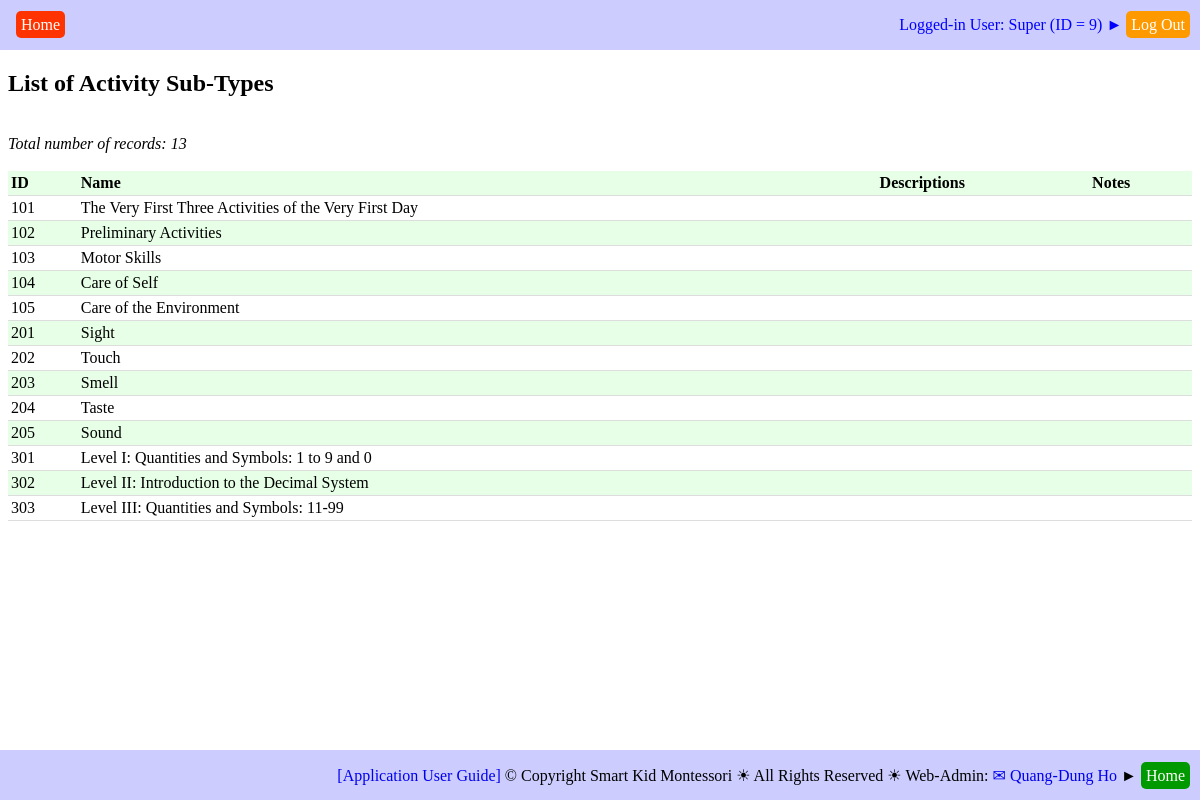
Screenshot of /report_activity_subtypes.php (signed in) with the database file from the repository.
### tables this page shows
CREATE TABLE `web_pages` (
  `PAGE_ID` int(11) NOT NULL,
  `TAG_CLASS` varchar(50) NOT NULL,
  `TYPE` varchar(20) NOT NULL,
  `HREF` varchar(500) NOT NULL,
  `ICON_URL` varchar(500) NOT NULL,
  `TITLE` varchar(200) NOT NULL,
  `TITLE_SHORT` varchar(200) NOT NULL,
  `STATUS` varchar(20) NOT NULL
);

CREATE TABLE `activity_subtypes` (
  `ACT_SUBTYPE_ID` int(11) NOT NULL,
  `ACT_SUBTYPE_NAME` varchar(100) NOT NULL,
  `ACT_SUBTYPE_DESCR` text NOT NULL,
  `ACT_SYBTYPE_NOTES` text NOT NULL
);

### db_operations.php (called while the page is built, shortened)
<?php
require_once("sql_queries.php");
function insert_DB_QUERY_LOGS($user_name, $queryStrToDisplay)
{
	$queryStr = "INSERT INTO ";
		$queryStr = $queryStr . "DB_QUERY_LOGS(";
		$queryStr = $queryStr . "QUERY_STR";
		$queryStr = $queryStr . ", " . "USER_NAME";
		$queryStr = $queryStr . ", " . "DATE_TIME";
		$queryStr = $queryStr . ", " . "IP_ADDR";
		$queryStr = $queryStr . ")";
	$queryStr = $queryStr . " VALUES(";
		$queryStr = $queryStr . "'" . $queryStrToDisplay .  "'";
		$queryStr = $queryStr . ", " . "'" . $user_name . "'";
		$queryStr = $queryStr . ", " . "NOW()";
		$queryStr = $queryStr . ", " . "'" . get_client_ip() .  "'";
		$queryStr = $queryStr . ")";
	$queryStr = $queryStr . ";";
	$result = getResult($queryStr);
	return ($result);
}
function report_ACTIVITY_SUBTYPES($debug_on)
{
	$queryStr = 'SELECT  ';
		$queryStr = $queryStr . '*';
	$queryStr = $queryStr . ' FROM ';
		$queryStr = $queryStr . 'ACTIVITY_SUBTYPES';
	$queryStr = $queryStr . ' ORDER BY ';
		 $queryStr = $queryStr . 'ACT_SUBTYPE_ID' . ' ASC';
	$queryStr = $queryStr . ';';
	$result = getResult($queryStr);
	$fieldHeaderStr = array (
		0 => 'ID',
		1 => 'Name',
		2 => 'Descriptions',
		3 => 'Notes',
		);
	populateResultToTable($result, $fieldHeaderStr);
}
function getTabsOfPage($this_page_url, $debug_on)
{
	$queryStr = 'SELECT ';
		$queryStr = $queryStr .'HREF';
		$queryStr = $queryStr . ', ' . 'TITLE_SHORT';
	$queryStr = $queryStr . ' FROM ';
		$queryStr = $queryStr . 'WEB_PAGES';
	$queryStr = $queryStr . ' WHERE ';
		$queryStr = $queryStr . 'PAGE_ID IN';
		$queryStr = $queryStr . '(';
			$queryStr = $queryStr . 'SELECT ';
				$queryStr = $queryStr . 'TAB_PAGE_ID';
			$queryStr = $queryStr . ' FROM ';
				$queryStr = $queryStr . 'PAGE_TABS';
			$queryStr = $queryStr . ' WHERE ';
				$queryStr = $queryStr . 'PAGE_ID IN';
				$queryStr = $queryStr . '(';
					$queryStr = $queryStr . 'SELECT ';
						$queryStr = $queryStr . 'PAGE_ID';
					$queryStr = $queryStr . ' FROM ';
						$queryStr = $queryStr . 'WEB_PAGES';
					$queryStr = $queryStr . ' WHERE ';
						$queryStr = $queryStr . '(INSTR("' . $this_page_url .'", HREF) > 0)';
					$queryStr = $queryStr . ')';
				$queryStr = $queryStr . ')';
	$queryStr = $queryStr . ';';
	$result = getResult($queryStr);
	return ($result);
}
function get_client_ip() {
    $ipaddress = '';
    if (isset($_SERVER['HTTP_CLIENT_IP']) && ($_SERVER['HTTP_CLIENT_IP']))
        $ipaddress = $_SERVER['HTTP_CLIENT_IP'];
    else if (isset($_SERVER['HTTP_X_FORWARDED_FOR']) && ($_SERVER['HTTP_X_FORWARDED_FOR']))
        $ipaddress = $_SERVER['HTTP_X_FORWARDED_FOR'];
    else if (isset($_SERVER['HTTP_X_FORWARDED']) && ($_SERVER['HTTP_X_FORWARDED']))
        $ipaddress = $_SERVER['HTTP_X_FORWARDED'];
    else if (isset($_SERVER['HTTP_FORWARDED_FOR']) && ($_SERVER['HTTP_FORWARDED_FOR']))
        $ipaddress = $_SERVER['HTTP_FORWARDED_FOR'];
    else if (isset($_SERVER['HTTP_FORWARDED']) && ($_SERVER['HTTP_FORWARDED']))
        $ipaddress = $_SERVER['HTTP_FORWARDED'];
    else if (isset($_SERVER['REMOTE_ADDR']) && ($_SERVER['REMOTE_ADDR']))
        $ipaddress = $_SERVER['REMOTE_ADDR'];
    else
        $ipaddress = 'unknown';
    return $ipaddress;
}
?>

### sql_queries.php (the view, shortened to what this page needs)
<?php
	function connectDB()
	{
		$db_hostname = "localhost";
		$db_name     = "montessori";
		$db_username = "root";
		$db_password = "";
		$db = mysqli_connect($db_hostname, $db_username, $db_password, $db_name);
		return ($db);
	}
	function getResult($query)
	{
		$db = connectDB();
		$result = mysqli_query($db, $query);
		return ($result);
	}
	function populateResultToTable($result, $fieldHeaderStr)
	{
		$resultRows = mysqli_num_rows($result);
		$resultFields = mysqli_num_fields($result);
		echo '<br/><i>Total number of records: ' . $resultRows . '</i><br/><br/>';
		echo '<table>';
		echo '<tr>';
		for ($fd = 0; $fd < $resultFields; $fd++)
		{
			echo '<th>' . $fieldHeaderStr[$fd] . '</th>';
		}
 		echo '</tr>';
		for ($row = 0; $row < $resultRows; $row++)
		{
			$currentRow = mysqli_fetch_row($result);
			echo '<tr>';
			for ($fd = 0; $fd < $resultFields; $fd++)
			{
				echo '<td>' . $currentRow[$fd] . '</td>';
			}
			echo '</tr>';
		}
		echo '</table>';
	}
?>

### tab_header.php
<div style="
    		position: fixed;
    		height: 20px;
 		   	width: 50%;
    		top: 7px;
    		left: 6px;
    		right: 0;
    		background-color: transparent;"
>
<div style="
	display: table;
	height: 26px;
    width: 100%;
    margin: 0px;
    background-color: transparent;
    border-radius: 10px;
    text-align: left">
	<div style="
		display: table-cell;
		height: 26px;
    	width: 100%;
    	padding: 5px;
    	vertical-align: middle;">
	<?php
	require_once("db_operations.php");
	$tabs = getTabsOfPage($_SERVER["PHP_SELF"], true);
	$tabNum = mysqli_num_rows($tabs);
	for ($row = 0; $row < $tabNum; $row++)
	{
		$currentTab = mysqli_fetch_row($tabs);
		echo '<a href="' . $currentTab[0] . '" style="background-color: rgb(255, 51, 0); color: white; text-decoration: none; padding: 5px; margin-left: 5px; border-radius: 5px">' . $currentTab[1] . '</a>';
	}
	?>
	</div>
</div>
</div>

### db_tables.css (style rules this page uses)
table { border-collapse: collapse; width: 100%; }
th, td { padding: 3px; text-align: left; border-bottom: 1px solid #ddd; }
tr:nth-child(odd) { background-color: rgb(230, 255, 230); }

### common.css (style rules this page uses)
a { text-decoration: none; }

### rows the page displays
web_pages: TITLE_SHORT "Home"
activity_subtypes: ACT_SUBTYPE_ID "101", ACT_SUBTYPE_NAME "The Very First Three Activities of the Very First Day"
activity_subtypes: ACT_SUBTYPE_ID "102", ACT_SUBTYPE_NAME "Preliminary Activities"
activity_subtypes: ACT_SUBTYPE_ID "103", ACT_SUBTYPE_NAME "Motor Skills"
activity_subtypes: ACT_SUBTYPE_ID "104", ACT_SUBTYPE_NAME "Care of Self"
activity_subtypes: ACT_SUBTYPE_ID "105", ACT_SUBTYPE_NAME "Care of the Environment"
activity_subtypes: ACT_SUBTYPE_ID "201", ACT_SUBTYPE_NAME "Sight"
activity_subtypes: ACT_SUBTYPE_ID "202", ACT_SUBTYPE_NAME "Touch"
activity_subtypes: ACT_SUBTYPE_ID "203", ACT_SUBTYPE_NAME "Smell"
activity_subtypes: ACT_SUBTYPE_ID "204", ACT_SUBTYPE_NAME "Taste"
activity_subtypes: ACT_SUBTYPE_ID "205", ACT_SUBTYPE_NAME "Sound"
activity_subtypes: ACT_SUBTYPE_ID "301", ACT_SUBTYPE_NAME "Level I: Quantities and Symbols: 1 to 9 and 0"
activity_subtypes: ACT_SUBTYPE_ID "302", ACT_SUBTYPE_NAME "Level II: Introduction to the Decimal System"
activity_subtypes: ACT_SUBTYPE_ID "303", ACT_SUBTYPE_NAME "Level III: Quantities and Symbols: 11-99"

### other values shown
$emp_name "Super"
$emp_id "9"
$resultRows "13"
$fieldHeaderStr[$fd] "ID"
$fieldHeaderStr[$fd] "Name"
$fieldHeaderStr[$fd] "Descriptions"
$fieldHeaderStr[$fd] "Notes"
